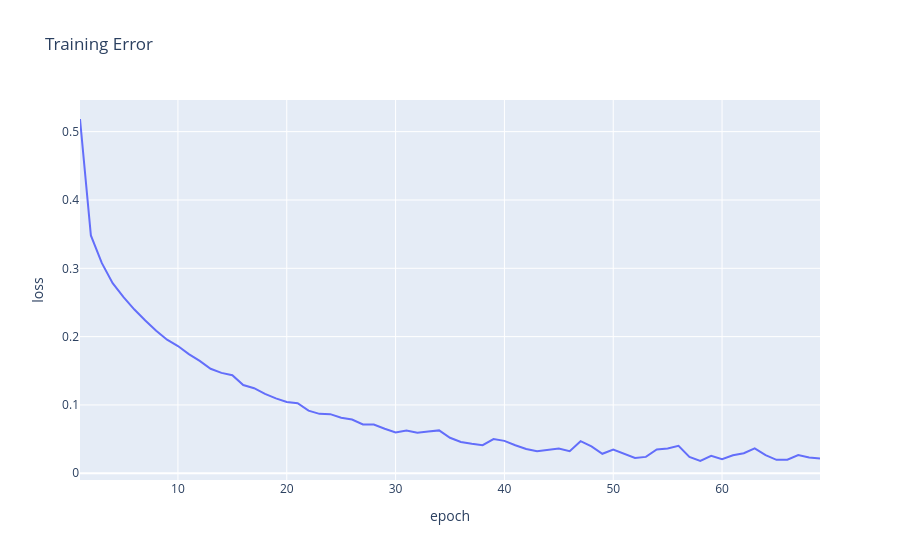

The notebook cell this image was saved under:
### Code cell
# flatten features into 1D arrays
X_train = np.stack(train_df['image'].values)
y_train = train_df['label'].values
X_test = np.stack(test_df['image'].values)
y_test = test_df['label'].values

print(f"X_train shape: {X_train.shape}\t y_train shape: {y_train.shape}")
print(f"X_test shape: {X_test.shape}\t y_test shape: {y_test.shape}")

# TODO: Train the model using the scaled traning data and plott the loss curve (remeber to normalize your data!)
# NOTE: Your model must be named `model`
def flatten(images):
    return images.reshape(images.shape[0], -1)
image_scalar=StandardScaler()
image_scalar.fit(flatten(X_train))
X_train_sc=image_scalar.transform(flatten(X_train))
X_test_sc=image_scalar.transform(flatten(X_test))

if load_saved_models and os.path.exists('classifier.joblib'):

    model = joblib.load('classifier.joblib')

else:

    model=MLPClassifier(
    hidden_layer_sizes=(100, 50),
    max_iter=200, tol=1e-4, random_state=SEED)

    model.fit(X_train_sc,y_train)
if save_models:
    joblib.dump(model, 'classifier.joblib')

loss_df=pd.DataFrame({'epoch':np.arange(1,len(model.loss_curve_)+1),'loss':model.loss_curve_})
loss_df.plot(x='epoch', y='loss', title="Training Error")

### Figure 1 — Plotly figure (JSON) as saved in the notebook; plotly's stock layout.template omitted (floating-point values rounded to 4 significant figures)
{"data": [{"hovertemplate": "epoch=%{x}<br>loss=%{y}<extra></extra>", "legendgroup": "", "line": {"color": "#636efa", "dash": "solid"}, "marker": {"symbol": "circle"}, "mode": "lines", "name": "", "orientation": "v", "showlegend": false, "type": "scatter", "x": [1, 2, 3, 4, 5, 6, 7, 8, 9, 10, 11, 12, 13, 14, 15, 16, 17, 18, 19, 20, 21, 22, 23, 24, 25, 26, 27, 28, 29, 30, 31, 32, 33, 34, 35, 36, 37, 38, 39, 40, 41, 42, 43, 44, 45, 46, 47, 48, 49, 50, 51, 52, 53, 54, 55, 56, 57, 58, 59, 60, 61, 62, 63, 64, 65, 66, 67, 68, 69], "xaxis": "x", "y": [0.5185, 0.3481, 0.3078, 0.2783, 0.2578, 0.2396, 0.2236, 0.2087, 0.1956, 0.1862, 0.1743, 0.1645, 0.1529, 0.1469, 0.1435, 0.1291, 0.1245, 0.1161, 0.1096, 0.1044, 0.1025, 0.09167, 0.087, 0.08654, 0.08125, 0.07864, 0.07138, 0.07133, 0.0652, 0.05973, 0.06258, 0.05948, 0.06114, 0.06279, 0.05199, 0.04576, 0.04323, 0.0411, 0.05002, 0.04747, 0.04096, 0.03566, 0.03219, 0.03451, 0.03638, 0.03224, 0.047, 0.03928, 0.02857, 0.0347, 0.02834, 0.02241, 0.024, 0.0348, 0.03635, 0.04014, 0.02399, 0.01799, 0.0256, 0.0206, 0.02644, 0.02929, 0.03646, 0.02645, 0.01972, 0.01985, 0.02677, 0.02299, 0.02167], "yaxis": "y"}], "layout": {"legend": {"tracegroupgap": 0}, "title": {"text": "Training Error"}, "xaxis": {"anchor": "y", "domain": [0, 1], "title": {"text": "epoch"}}, "yaxis": {"anchor": "x", "domain": [0, 1], "title": {"text": "loss"}}}}
